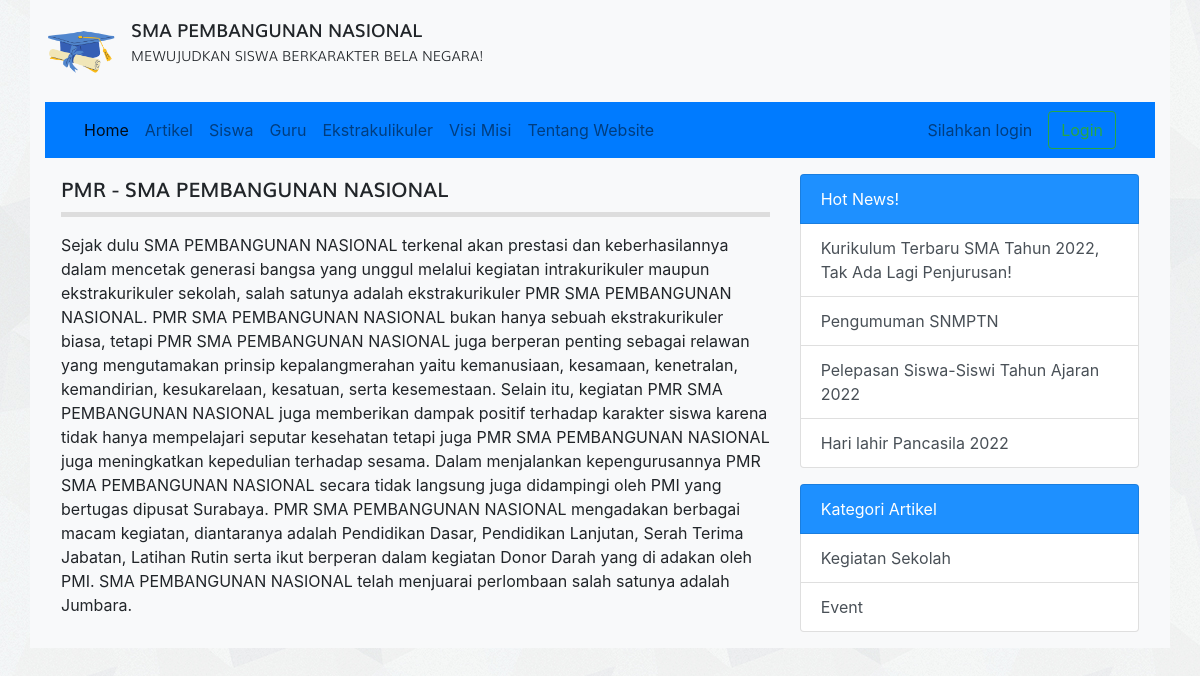
The page /detail_ekskul.php?id=2 on the database its author committed.
### tables this page shows
CREATE TABLE `tbl_detail_ekskul` (
  `id` int(15) NOT NULL,
  `judul` varchar(50) DEFAULT NULL,
  `isi` text DEFAULT NULL
);

CREATE TABLE `tbl_artikel` (
  `id` int(11) NOT NULL,
  `judul` varchar(255) DEFAULT NULL,
  `isi` text DEFAULT NULL,
  `tanggal` date DEFAULT NULL,
  `foto` varchar(100) DEFAULT NULL,
  `id_kategori` int(11) DEFAULT NULL
);

CREATE TABLE `tbl_kategori_artikel` (
  `id` int(11) NOT NULL,
  `nama_kategori` varchar(30) DEFAULT NULL
);

### detail_ekskul.php (the view, shortened to what this page needs)
<?php
require_once 'koneksi.php';
$id = $_GET['id'];
$query = mysqli_query($koneksi, "SELECT * FROM tbl_detail_ekskul WHERE id = $id");
$row = mysqli_fetch_assoc($query);
?>
<!DOCTYPE html>
<html>
<head>
	<link rel="stylesheet" href="resources/datatables/datatables.min.css">
	<link rel="stylesheet" href="resources/fonts/stylesheet.css">
	<link rel="stylesheet" href="resources/css/bootstrap.min.css">
	<link rel="stylesheet" href="resources/css/style.css">
</head>
<body>
	<div class="container bg-light">
		<div class="logo clearfix">
			<div class="float-left mt-3 mb-3">
				<img src="resources/images/logo.png" alt="Logo Sekolah" width="70px" class="float-left mr-3">
				<div class="text float-right">
					<span class="sma">SMA PEMBANGUNAN NASIONAL</span><br>
					<span class="visi">MEWUJUDKAN SISWA BERKARAKTER BELA NEGARA!</span>
				</div>
			</div>
		</div>
		<?php require_once 'navbar.php'; ?>
		<div class="row p-3">
			<div class="col-md-8">
				<div class="title mb-3">
					<?php echo $row['judul'] ?>
				</div>
					<?php echo $row['isi'] ?>
			</div>
			<?php require 'sidebar.php'; ?>
		</div>
</body>
</html>

### sidebar.php
<?php
$query_artikel_terbaru = mysqli_query($koneksi, "SELECT * FROM tbl_artikel ORDER BY tanggal ASC LIMIT 4");
$query_kategori_artikel= mysqli_query($koneksi, "SELECT * FROM tbl_kategori_artikel LIMIT 4");
?>
<div class="col-sm-4">
	<div class="list-group">
		<span class="list-group-item text-white" style="background-color: #1E90FF">Hot News!</span>
		<?php while($artikel_terbaru = mysqli_fetch_assoc($query_artikel_terbaru)) : ?>
			<a href="detail_artikel.php?id=<?= $artikel_terbaru['id'] ?>" class="list-group-item list-group-item-action"><?= $artikel_terbaru['judul'] ?></a>
		<?php endwhile; ?>
	</div>
	<div class="list-group">
		<span class="list-group-item text-white mt-3" style="background-color: #1E90FF">Kategori Artikel</span>
		<?php while($kategori_artikel = mysqli_fetch_assoc($query_kategori_artikel)) : ?>
			<a href="kategori.php?id=<?= $kategori_artikel['id'] ?>" class="list-group-item list-group-item-action"><?= $kategori_artikel['nama_kategori'] ?></a>
		<?php endwhile; ?>
	</div>
</div>

### resources/css/style.css (style rules this page uses)
body { background-image: url('../images/bg_all.jpg'); }
.sma { font-family: 'mulisemibold'; font-size: 18px; }
.visi { font-family: 'mulilight'; font-size: 14px; }
.title { font-family: 'mulisemibold'; font-size: 20px; padding-bottom: 7.5px; border-bottom: 5px solid #ddd }

### rows shown on the page
tbl_detail_ekskul: judul "PMR - SMA PEMBANGUNAN NASIONAL", isi "Sejak dulu SMA PEMBANGUNAN NASIONAL terkenal akan prestasi dan keberhasilannya dalam mencetak generasi bangsa yang unggul melalui kegiatan intrakurikuler maupun ekstrakurikuler sekolah, salah satunya adalah ekstrakurikuler PMR SMA PEMBANGUNAN NASIONAL. PMR SMA PEMBANGUNAN NASIONAL bukan hanya sebuah ekstrakurikuler biasa, tetapi PMR SMA PEMBANGUNAN NASIONAL juga berperan penting sebagai relawan yang mengutamakan prinsip kepalangmerahan yaitu kemanusiaan, kesamaan, kenetralan, kemandirian, kesukarelaan, kesatuan, serta kesemestaan. Selain itu, kegiatan PMR SMA PEMBANGUNAN NASIONAL juga memberikan dampak positif terhadap karakter siswa karena tidak hanya mempelajari seputar kesehatan tetapi…"
tbl_artikel: judul "Kurikulum Terbaru SMA Tahun 2022, Tak Ada Lagi Penjurusan!"
tbl_artikel: judul "Pengumuman SNMPTN"
tbl_artikel: judul "Pelepasan Siswa-Siswi Tahun Ajaran 2022"
tbl_artikel: judul "Hari lahir Pancasila 2022"
tbl_kategori_artikel: nama_kategori "Kegiatan Sekolah"
tbl_kategori_artikel: nama_kategori "Event"
